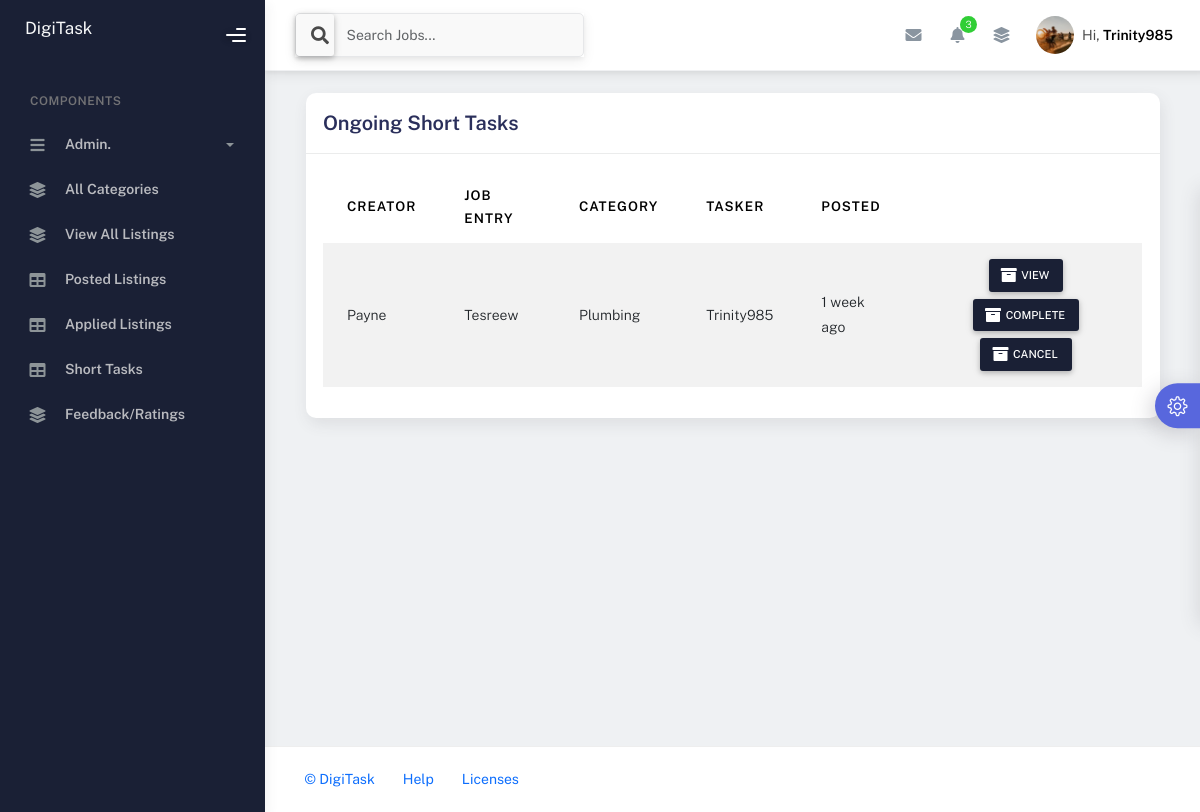
Page /dash/ongoing_tasks/ (signed in) on the committed database.
### chats/models.py (models this page shows, shortened)
class Profile(models.Model):
    user = models.OneToOneField(User, on_delete=models.CASCADE, related_name="profile")
    phone = models.CharField(max_length=15, blank=True, null=True)
    company = models.ForeignKey(Company, on_delete=models.SET_NULL, blank=True, null=True)
    bio = models.TextField(blank=True, null=True)
    instagram = models.CharField(max_length=100, blank=True, null=True)
    linkedin = models.CharField(max_length=100, blank=True, null=True)
    avatar = models.ImageField(null=True, default="avatar5.png")

### dash/models.py (models this page shows, shortened)
class Job_Listing(models.Model):
    created_by = models.ForeignKey(User, on_delete=models.CASCADE)
    job = models.CharField(max_length=50)
    category = models.ForeignKey(Category, on_delete=models.CASCADE)
    description = models.CharField(max_length=255)
    location = models.CharField(max_length=50)
    nature = models.ForeignKey(Nature, on_delete=models.SET_NULL, null=True)
    create_date = models.DateTimeField(auto_now_add=True)
    payment = models.IntegerField(null=True, blank=True)
    status = models.CharField(max_length=50, default="pending")
    tasker = models.ForeignKey(User, on_delete=models.CASCADE, null=True, blank=True, related_name="short_tasker")
    featured_status = models.BooleanField(default=False)

class Category(models.Model):
    category = models.CharField(max_length=50)
    description = models.TextField(null=True, blank=True)
    create_date = models.DateTimeField(auto_now_add=True)
    def __str__(self):
        return str(self.category)

### dash/views.py (the view, shortened to what this page needs)
# urls.py: path('ongoing_tasks/', views.ongoing_tasks, name="ongoing_tasks"),
@login_required(login_url='sign_in')
def ongoing_tasks(request):
    tasks = Job_Listing.objects.filter(status='assigned')
    context = {'tasks': tasks}
    return render(request, 'dash_ongoing_tasks.html', context)

### chats/context_processors.py (called while the page is built)
def user_profile(request):
    if request.user.is_authenticated:
        profile = get_object_or_404(User, username=request.user)
        context = {'profile': profile}
        return context
    else:
        context = {}
        return context

def to_do(request):
    if request.user.is_authenticated:
        list_items = To_Do.objects.filter(user=request.user)
        context = {'to_do_items': list_items}
        return context
    else:
        context = {}
        return context

def notes(request):
    if request.user.is_authenticated:
        my_notes = My_Note.objects.filter(user=request.user)
        context = {'notes': my_notes}
        return context
    else:
        context = {}
        return context

def recent_messages(request):
    if request.user.is_authenticated:
        user = request.user
        messages = Chat_Message.objects.filter(sender=user).union(Chat_Message.objects.filter(receiver=user)).order_by('-create_date')
        recent_users = {}
        for message in messages:
            other_user = message.receiver if message.sender == user else message.sender
            if other_user not in recent_users:
                recent_users[other_user] = message
        user_messages = list(recent_users.values())
        context = {'recent_messages': user_messages}
        return context
    else:
        context = {}
        return context

### dash/context_processors.py (called while the page is built, shortened)
def search_jobs(request):
    q = request.GET.get('q', '')
    if request.user.is_authenticated:
        jobs = Job_Listing.objects.exclude(created_by=request.user).filter(
            Q(job__icontains=q) |
            Q(created_by__username__icontains=q) |
            Q(category__category__icontains=q) |
            Q(description__icontains=q) |
            Q(location__icontains=q) |
            Q(nature__name__icontains=q),
            status='posted'
        )
    context = {'search_query': q, 'listings': jobs}
    return context

def notes_context(request):
    if request.user.is_authenticated:
        count = Notification.objects.filter(user=request.user, is_read=False).count()
        latest_notifications = Notification.objects.filter(user=request.user, is_read=False).order_by('-create_date')[:5]
    else:
        count = 0
        latest_notifications = []
    context = {'total_unread_notes': count, 'latest_notes': latest_notifications}
    return context

### dash/models.py (called while the page is built)
    def __str__(self):
        return self.name

### templates/dash_ongoing_tasks.html (shortened to what this page needs)
{% extends 'dash_main.html' %}
{% block main %}
<div class="page-inner">
    <div class="page-category">
        <div class="container">
            <div class="col-md-12">
                <div class="card">
                    <div class="card-header d-flex w-100 justify-content-between">
                        <div class="card-title">Ongoing Short Tasks</div>
                    </div>
                    <div class="card-body">
                        <div class="table-responsive">
                            <table class="table table-striped table-hover">
                                <thead>
                                    <tr>
                                        <th scope="col">Creator</th>
                                        <th scope="col">Job Entry</th>
                                        <th scope="col">Category</th>
                                        <th scope="col">Tasker</th>
                                        <th scope="col">Posted</th>
                                    </tr>
                                </thead>
                                <tbody>
                                    {% for job_listing in tasks %}
                                    <tr>
                                        <td>{{ job_listing.created_by|title }}</td>
                                        <td>{{ job_listing.job|title }}</td>
                                        <td>{{ job_listing.category|capfirst }}</td>
                                        <td>{{ job_listing.tasker|title }}</td>
                                        <td>{{ job_listing.create_date|timesince }} ago</td>
                                        <td>
                                            <div class="d-flex flex-wrap justify-content-center gap-2">
                                                <div>
                                                    <a class="btn btn-sm btn-black"
                                                        href="{% url 'job_details' job_listing.id %}">
                                                        <span class="btn-label">
                                                        </span>
                                                        View
                                                    </a>
                                                </div>
                                                <div>
                                                    <form action="" method="post">
                                                        <button class="btn btn-sm btn-black">
                                                            <span class="btn-label">
                                                            </span>
                                                            Complete
                                                        </button>
                                                    </form>
                                                </div>
                                                <div>
                                                    <form action="" method="post">
                                                        <button class="btn btn-sm btn-black">
                                                            <span class="btn-label">
                                                            </span>
                                                            Cancel
                                                        </button>
                                                    </form>
                                                </div>
                                            </div>
                                        </td>
                                    </tr>
                                    {% endfor %}
                                </tbody>
                            </table>
                        </div>
                    </div>
                </div>
            </div>
        </div>
    </div>
</div>
{% endblock %}

### templates/dash_components/nav.html (shortened to what this page needs)
{% load static %}
<nav class="navbar navbar-header navbar-header-transparent navbar-expand-lg border-bottom">
  <div class="container-fluid">
    <nav class="navbar navbar-header-left navbar-expand-lg navbar-form nav-search p-0 d-none d-lg-flex">
      <form action="{% url 'job_listings' %}">
        <div class="input-group">
          <div class="input-group-prepend">
            <button type="submit" class="btn btn-search pe-1">
              <i class="fa fa-search search-icon"></i>
            </button>
          </div>
          <input type="text" name="q" value="{{ search_query }}" placeholder="Search Jobs..." class="form-control" />
        </div>
      </form>
    </nav>
    <ul class="navbar-nav topbar-nav ms-md-auto align-items-center">
      <li class="nav-item topbar-icon dropdown hidden-caret">
        <a class="nav-link dropdown-toggle" href="#" id="messageDropdown" role="button" data-bs-toggle="dropdown"
          aria-haspopup="true" aria-expanded="false">
          <i class="fa fa-envelope"></i>
        </a>
      </li>
      <li class="nav-item topbar-icon dropdown hidden-caret">
        <a class="nav-link dropdown-toggle" href="#" id="notifDropdown" role="button" data-bs-toggle="dropdown"
          aria-haspopup="true" aria-expanded="false">
          <i class="fa fa-bell"></i>
          <span class="notification">{{ total_unread_notes }}</span>
        </a>
      </li>
      <li class="nav-item topbar-icon dropdown hidden-caret">
        <a class="nav-link" data-bs-toggle="dropdown" href="#" aria-expanded="false">
          <i class="fas fa-layer-group"></i>
        </a>
      </li>
      <li class="nav-item topbar-user dropdown hidden-caret">
        <a class="dropdown-toggle profile-pic" data-bs-toggle="dropdown" href="#" aria-expanded="false">
          <div class="avatar-sm">
            <img src="{{ profile.profile.avatar.url }}" alt="..." class="avatar-img rounded-circle" />
          </div>
          <span class="profile-username">
            <span class="op-7">Hi,</span>
            <span class="fw-bold">{{ request.user|capfirst }}</span>
          </span>
        </a>
      </li>
    </ul>
  </div>
</nav>

### static/assets/css/notifications.css (style rules this page uses)
body { background: #EFF1F3; min-height: 100vh; position: relative; }

### rows in the picture
Job_Listing: created_by "Payne", job "Tesreew", category "Plumbing", tasker "Trinity985", create_date "1 week"

### other values in the picture
{{ total_unread_notes }} "3"
{{ request.user|capfirst }} "Trinity985"
